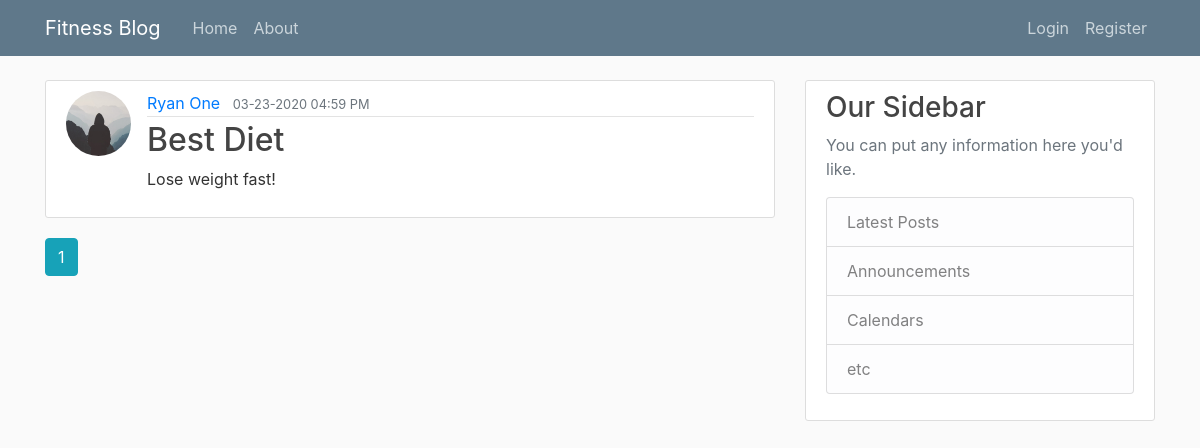
The page /home on the database its author committed.
### fitnessblog/models.py (models this page shows, shortened)
class Post(db.Model):
    id = db.Column(db.Integer, primary_key=True)
    title = db.Column(db.String(100), nullable=False)
    date_posted = db.Column(db.DateTime, nullable=False, default=datetime.utcnow)
    content = db.Column(db.Text, nullable=False)
    category = db.Column(db.Text, nullable=False)
    user_id = db.Column(db.Integer, db.ForeignKey("user.id"), nullable=False)

class User(db.Model, UserMixin):
    id = db.Column(db.Integer, primary_key=True)
    username = db.Column(db.String(20), unique=True, nullable=False)
    email = db.Column(db.String(120), unique=True, nullable=False)
    image_file = db.Column(db.String(20), nullable=False, default="default.jpg")
    password = db.Column(db.String(60), nullable=False)
    posts = db.relationship("Post", backref="author", lazy=True)

### fitnessblog/main/routes.py (the view)
@main.route("/")
@main.route("/home")
def home():
    page = request.args.get("page", 1, type=int)
    posts = Post.query.order_by(Post.date_posted.desc()).paginate(page=page, per_page=5)
    return render_template("home.html", posts=posts)

### fitnessblog/templates/home.html
{% extends "layout.html" %}
{% block content %}
  {% for post in posts.items %}
    <article class="media content-section">
      <img class="rounded-circle article-img" src="{{ url_for('static', filename='profile_pics/' + post.author.image_file) }}">
      <div class="media-body">
        <div class="article-metadata">
          <a class="mr-2" href="{{ url_for('users.user_posts', username=post.author.username) }}">{{ post.author.username }}</a>
          <small class="text-muted">{{ post.date_posted.strftime('%m-%d-%Y %I:%M %p') }}</small>
        </div>
        <h2><a class="article-title" href="{{ url_for('posts.post', post_id=post.id) }}">{{ post.title }}</a></h2>
        <p class="article-content">{{ post.content }}</p>
      </div>
    </article>
  {% endfor %}
  {% for page_num in posts.iter_pages(left_edge=1, right_edge=1, left_current=1, right_current=2) %}
    {% if page_num %}
      {% if posts.page == page_num %}
        <a class="btn btn-info mb-4" href="{{ url_for('main.home', page=page_num) }}">{{ page_num }}</a>
      {% else %}
      <a class="btn btn-outline-info mb-4" href="{{ url_for('main.home', page=page_num) }}">{{ page_num }}</a>
      {% endif %}
    {% else %}
      ...
    {% endif %}
  {% endfor %}
{% endblock content %}

### fitnessblog/templates/layout.html (shortened to what this page needs)
<!DOCTYPE html>
<html lang="en">
  <head>
    <link rel="stylesheet" href="https://stackpath.bootstrapcdn.com/bootstrap/4.3.1/css/bootstrap.min.css">
    <link rel="stylesheet" type="text/css" href="{{ url_for('static', filename='main.css') }}">
  </head>
    <body>
      <header class="site-header">
        <nav class="navbar navbar-expand-md navbar-dark bg-steel fixed-top">
          <div class="container">
            <a class="navbar-brand mr-4" href="/">Fitness Blog</a>
            <div class="collapse navbar-collapse" id="navbarToggle">
              <div class="navbar-nav mr-auto">
                <a class="nav-item nav-link" href="{{ url_for('main.home') }}">Home</a>
                <a class="nav-item nav-link" href="{{ url_for('main.about') }}">About</a>
              </div>
              <div class="navbar-nav">
                {% if current_user.is_authenticated %}
                  <a class="nav-item nav-link" href="{{ url_for('posts.new_post') }}">Create Post</a>
                  <a class="nav-item nav-link" href="{{ url_for('users.account') }}">Account</a>
                  <a class="nav-item nav-link" href="{{ url_for('users.logout') }}">Logout</a>
                {% else %}
                  <a class="nav-item nav-link" href="{{ url_for('users.login') }}">Login</a>
                  <a class="nav-item nav-link" href="{{ url_for('users.register') }}">Register</a>
                {% endif %}
              </div>
            </div>
          </div>
        </nav>
      </header>
      <main role="main" class="container">
        <div class="row">
          <div class="col-md-8">
            {% block content %}{% endblock %}
          </div>
          <div class="col-md-4">
            <div class="content-section">
              <h3>Our Sidebar</h3>
              <p class='text-muted'>You can put any information here you'd like.
                <ul class="list-group">
                  <li class="list-group-item list-group-item-light">Latest Posts</li>
                  <li class="list-group-item list-group-item-light">Announcements</li>
                  <li class="list-group-item list-group-item-light">Calendars</li>
                  <li class="list-group-item list-group-item-light">etc</li>
                </ul>
              </p>
            </div>
          </div>
        </div>
      </main>
    </body>
</html>

### fitnessblog/static/main.css (style rules this page uses)
body { background: #fafafa; color: #333333; margin-top: 5rem; }
h1, h2, h3, h4, h5, h6 { color: #444444; }
.bg-steel { background-color: #5f788a; }
.site-header .navbar-nav .nav-link { color: #cbd5db; }
.content-section { background: #ffffff; padding: 10px 20px; border: 1px solid #dddddd; border-radius: 3px; margin-bottom: 20px; }
.article-title { color: #444444; }
.article-content { white-space: pre-line; }
.article-img { height: 65px; width: 65px; margin-right: 16px; }
.article-metadata { padding-bottom: 1px; margin-bottom: 4px; border-bottom: 1px solid #e3e3e3; }

### rows shown on the page
Post: image_file (placeholder picture), author.username "Ryan One", date_posted "03-23-2020 04:59 PM", title "Best Diet", content "Lose weight fast!"

### other values the page prints
{{ page_num }} "1"
